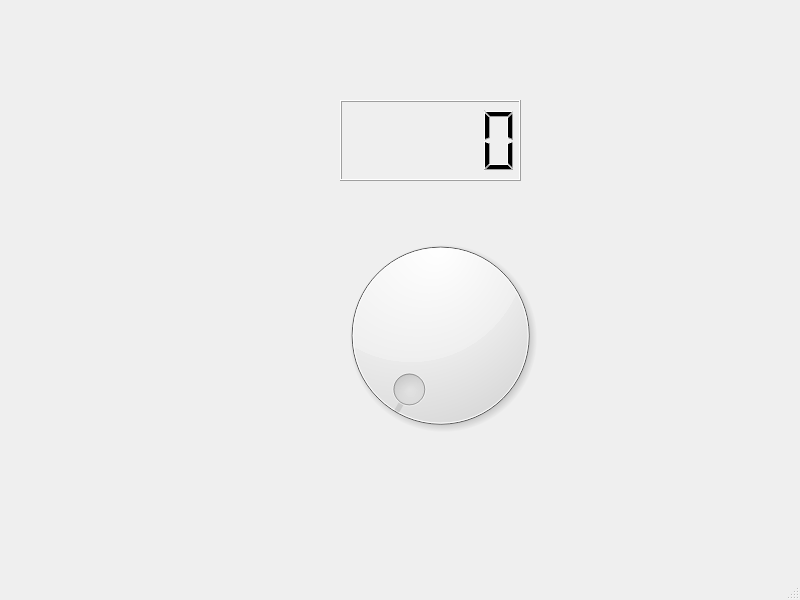
<?xml version="1.0" encoding="UTF-8"?>
<ui version="4.0">
 <class>MainWindow</class>
 <widget class="QMainWindow" name="MainWindow">
  <property name="geometry">
   <rect>
    <x>0</x>
    <y>0</y>
    <width>800</width>
    <height>600</height>
   </rect>
  </property>
  <property name="windowTitle">
   <string>MainWindow</string>
  </property>
  <widget class="QWidget" name="centralwidget">
   <widget class="QDial" name="dial">
    <property name="geometry">
     <rect>
      <x>330</x>
      <y>220</y>
      <width>221</width>
      <height>231</height>
     </rect>
    </property>
   </widget>
   <widget class="QLCDNumber" name="lcdNumber">
    <property name="geometry">
     <rect>
      <x>340</x>
      <y>100</y>
      <width>181</width>
      <height>81</height>
     </rect>
    </property>
   </widget>
  </widget>
  <widget class="QMenuBar" name="menubar">
   <property name="geometry">
    <rect>
     <x>0</x>
     <y>0</y>
     <width>800</width>
     <height>28</height>
    </rect>
   </property>
  </widget>
  <widget class="QStatusBar" name="statusbar"/>
 </widget>
 <resources/>
 <connections>
  <connection>
   <sender>dial</sender>
   <signal>valueChanged(int)</signal>
   <receiver>MainWindow</receiver>
   <slot>lcd_slot()</slot>
   <hints>
    <hint type="sourcelabel">
     <x>423</x>
     <y>326</y>
    </hint>
    <hint type="destinationlabel">
     <x>140</x>
     <y>306</y>
    </hint>
   </hints>
  </connection>
 </connections>
 <slots>
  <slot>lcd_slot()</slot>
 </slots>
</ui>
